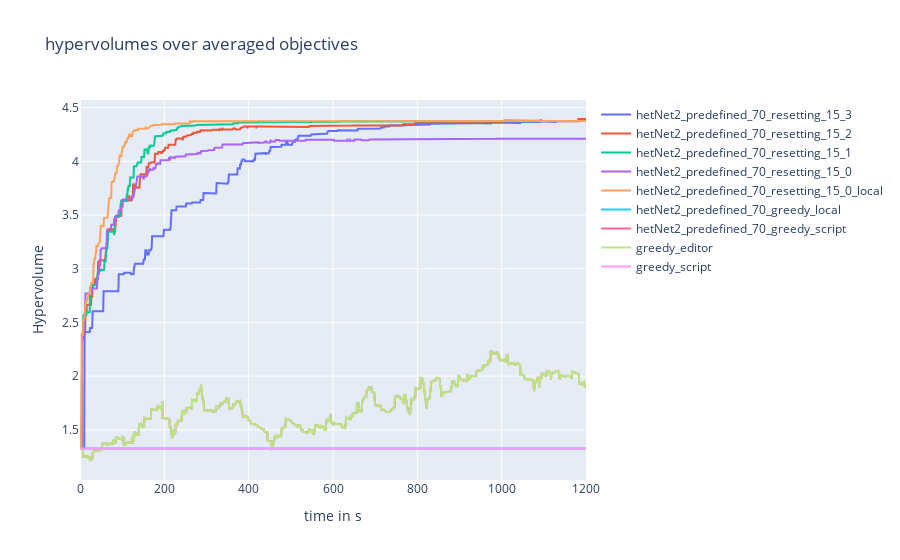
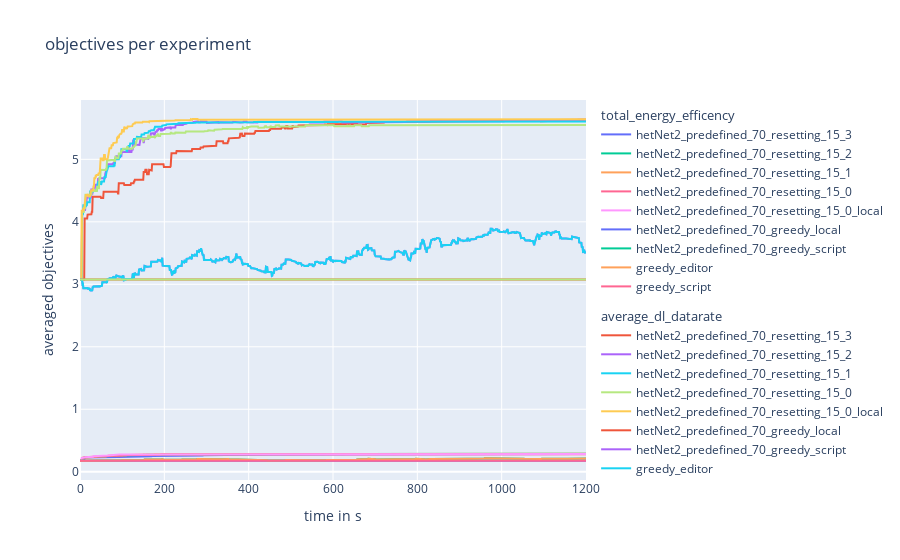
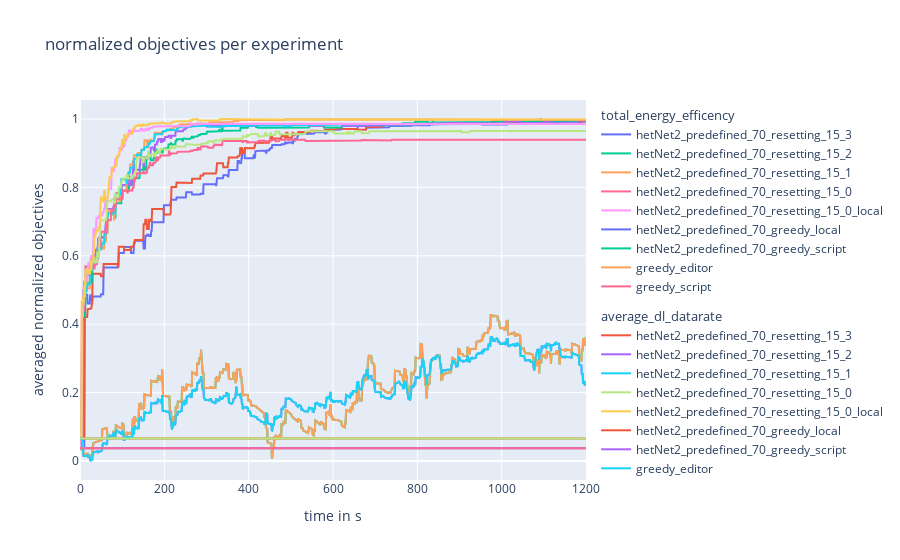

The code cell stored with these charts, in order, in its notebook:
### Code cell
##################
# plots for comparing experiments
##################

## hyper volume plot


fig1 = go.Figure()
fig1.update_layout(
    title="hypervolumes over averaged objectives",
    xaxis_title="time in s",
    yaxis_title="Hypervolume")


## add experiment hypervolumes 
for index, value in enumerate(hypervolume_list):
    fig1.add_trace(
        go.Scatter(
            x=time_and_frames_list[:, 1],
            y=value,
            mode='lines',
            name= f"{str(configuration_names[index])}",
        ))


## objective  plot
fig2 = go.Figure()

fig2.update_layout(
    title= "objectives per experiment",
    xaxis_title="time in s",
    yaxis_title="averaged objectives"
    )
for index, _ in enumerate(objective_1_list):
    fig2.add_trace(
        go.Scatter(
            x=time_and_frames_list[:, 1],
            y=objective_1_list[index],
            name=str(configuration_names[index]),
            mode='lines',
            legendgroup="total_energy_efficency",
            legendgrouptitle_text="total_energy_efficency"
        ))
    fig2.add_trace(
        go.Scatter(
            x=time_and_frames_list[:, 1],
            y=objective_2_list[index],
            name=str(configuration_names[index]),
            mode='lines',
            legendgroup="average_dl_datarate",
            legendgrouptitle_text="average_dl_datarate"
        ))


## normalized objective plot

fig3 = go.Figure()

fig3.update_layout(
    title= "normalized objectives per experiment",
    xaxis_title="time in s",
    yaxis_title="averaged normalized objectives"
    )

for index, _ in enumerate(objective_1_normalized_list):
    fig3.add_trace(
        go.Scatter(
            x=time_and_frames_list[:, 1],
            y=objective_1_normalized_list[index],
            name=str(configuration_names[index]),
            mode='lines',
            legendgroup="total_energy_efficency",
            legendgrouptitle_text="total_energy_efficency"
        ))
    fig3.add_trace(
        go.Scatter(
            x=time_and_frames_list[:, 1],
            y=objective_2_normalized_list[index],
            name=str(configuration_names[index]),
            mode='lines',
            legendgroup="average_dl_datarate",
            legendgrouptitle_text="average_dl_datarate"
        ))

fig1.show()
fig2.show()
fig3.show()

### Figure 1 — Plotly figure (JSON) as saved in the notebook; plotly's stock layout.template omitted (floating-point values rounded to 4 significant figures; data arrays with more than 128 entries replaced by an {"elided": "..."} marker saying what was removed)
{"data": [{"mode": "lines", "name": "hetNet2_predefined_70_resetting_15_3", "type": "scatter", "x": {"elided": "1201 int values"}, "y": {"elided": "1201 float values"}}, {"mode": "lines", "name": "hetNet2_predefined_70_resetting_15_2", "type": "scatter", "x": {"elided": "1201 int values"}, "y": {"elided": "1201 float values"}}, {"mode": "lines", "name": "hetNet2_predefined_70_resetting_15_1", "type": "scatter", "x": {"elided": "1201 int values"}, "y": {"elided": "1201 float values"}}, {"mode": "lines", "name": "hetNet2_predefined_70_resetting_15_0", "type": "scatter", "x": {"elided": "1201 int values"}, "y": {"elided": "1201 float values"}}, {"mode": "lines", "name": "hetNet2_predefined_70_resetting_15_0_local", "type": "scatter", "x": {"elided": "1201 int values"}, "y": {"elided": "1201 float values"}}, {"mode": "lines", "name": "hetNet2_predefined_70_greedy_local", "type": "scatter", "x": {"elided": "1201 int values"}, "y": {"elided": "1201 float values"}}, {"mode": "lines", "name": "hetNet2_predefined_70_greedy_script", "type": "scatter", "x": {"elided": "1201 int values"}, "y": {"elided": "1201 float values"}}, {"mode": "lines", "name": "greedy_editor", "type": "scatter", "x": {"elided": "1201 int values"}, "y": {"elided": "1201 float values"}}, {"mode": "lines", "name": "greedy_script", "type": "scatter", "x": {"elided": "1201 int values"}, "y": {"elided": "1201 float values"}}], "layout": {"title": {"text": "hypervolumes over averaged objectives"}, "xaxis": {"title": {"text": "time in s"}}, "yaxis": {"title": {"text": "Hypervolume"}}}}

### Figure 2 — Plotly figure (JSON) as saved in the notebook; plotly's stock layout.template omitted (floating-point values rounded to 4 significant figures; data arrays with more than 128 entries replaced by an {"elided": "..."} marker saying what was removed)
{"data": [{"legendgroup": "total_energy_efficency", "legendgrouptitle": {"text": "total_energy_efficency"}, "mode": "lines", "name": "hetNet2_predefined_70_resetting_15_3", "type": "scatter", "x": {"elided": "1201 int values"}, "y": {"elided": "1201 float values"}}, {"legendgroup": "average_dl_datarate", "legendgrouptitle": {"text": "average_dl_datarate"}, "mode": "lines", "name": "hetNet2_predefined_70_resetting_15_3", "type": "scatter", "x": {"elided": "1201 int values"}, "y": {"elided": "1201 float values"}}, {"legendgroup": "total_energy_efficency", "legendgrouptitle": {"text": "total_energy_efficency"}, "mode": "lines", "name": "hetNet2_predefined_70_resetting_15_2", "type": "scatter", "x": {"elided": "1201 int values"}, "y": {"elided": "1201 float values"}}, {"legendgroup": "average_dl_datarate", "legendgrouptitle": {"text": "average_dl_datarate"}, "mode": "lines", "name": "hetNet2_predefined_70_resetting_15_2", "type": "scatter", "x": {"elided": "1201 int values"}, "y": {"elided": "1201 float values"}}, {"legendgroup": "total_energy_efficency", "legendgrouptitle": {"text": "total_energy_efficency"}, "mode": "lines", "name": "hetNet2_predefined_70_resetting_15_1", "type": "scatter", "x": {"elided": "1201 int values"}, "y": {"elided": "1201 float values"}}, {"legendgroup": "average_dl_datarate", "legendgrouptitle": {"text": "average_dl_datarate"}, "mode": "lines", "name": "hetNet2_predefined_70_resetting_15_1", "type": "scatter", "x": {"elided": "1201 int values"}, "y": {"elided": "1201 float values"}}, {"legendgroup": "total_energy_efficency", "legendgrouptitle": {"text": "total_energy_efficency"}, "mode": "lines", "name": "hetNet2_predefined_70_resetting_15_0", "type": "scatter", "x": {"elided": "1201 int values"}, "y": {"elided": "1201 float values"}}, {"legendgroup": "average_dl_datarate", "legendgrouptitle": {"text": "average_dl_datarate"}, "mode": "lines", "name": "hetNet2_predefined_70_resetting_15_0", "type": "scatter", "x": {"elided": "1201 int values"}, "y": {"elided": "1201 float values"}}, {"legendgroup": "total_energy_efficency", "legendgrouptitle": {"text": "total_energy_efficency"}, "mode": "lines", "name": "hetNet2_predefined_70_resetting_15_0_local", "type": "scatter", "x": {"elided": "1201 int values"}, "y": {"elided": "1201 float values"}}, {"legendgroup": "average_dl_datarate", "legendgrouptitle": {"text": "average_dl_datarate"}, "mode": "lines", "name": "hetNet2_predefined_70_resetting_15_0_local", "type": "scatter", "x": {"elided": "1201 int values"}, "y": {"elided": "1201 float values"}}, {"legendgroup": "total_energy_efficency", "legendgrouptitle": {"text": "total_energy_efficency"}, "mode": "lines", "name": "hetNet2_predefined_70_greedy_local", "type": "scatter", "x": {"elided": "1201 int values"}, "y": {"elided": "1201 float values"}}, {"legendgroup": "average_dl_datarate", "legendgrouptitle": {"text": "average_dl_datarate"}, "mode": "lines", "name": "hetNet2_predefined_70_greedy_local", "type": "scatter", "x": {"elided": "1201 int values"}, "y": {"elided": "1201 float values"}}, {"legendgroup": "total_energy_efficency", "legendgrouptitle": {"text": "total_energy_efficency"}, "mode": "lines", "name": "hetNet2_predefined_70_greedy_script", "type": "scatter", "x": {"elided": "1201 int values"}, "y": {"elided": "1201 float values"}}, {"legendgroup": "average_dl_datarate", "legendgrouptitle": {"text": "average_dl_datarate"}, "mode": "lines", "name": "hetNet2_predefined_70_greedy_script", "type": "scatter", "x": {"elided": "1201 int values"}, "y": {"elided": "1201 float values"}}, {"legendgroup": "total_energy_efficency", "legendgrouptitle": {"text": "total_energy_efficency"}, "mode": "lines", "name": "greedy_editor", "type": "scatter", "x": {"elided": "1201 int values"}, "y": {"elided": "1201 float values"}}, {"legendgroup": "average_dl_datarate", "legendgrouptitle": {"text": "average_dl_datarate"}, "mode": "lines", "name": "greedy_editor", "type": "scatter", "x": {"elided": "1201 int values"}, "y": {"elided": "1201 float values"}}, {"legendgroup": "total_energy_efficency", "legendgrouptitle": {"text": "total_energy_efficency"}, "mode": "lines", "name": "greedy_script", "type": "scatter", "x": {"elided": "1201 int values"}, "y": {"elided": "1201 float values"}}, {"legendgroup": "average_dl_datarate", "legendgrouptitle": {"text": "average_dl_datarate"}, "mode": "lines", "name": "greedy_script", "type": "scatter", "x": {"elided": "1201 int values"}, "y": {"elided": "1201 float values"}}], "layout": {"title": {"text": "objectives per experiment"}, "xaxis": {"title": {"text": "time in s"}}, "yaxis": {"title": {"text": "averaged objectives"}}}}

### Figure 3 — Plotly figure (JSON) as saved in the notebook; plotly's stock layout.template omitted (floating-point values rounded to 4 significant figures; data arrays with more than 128 entries replaced by an {"elided": "..."} marker saying what was removed)
{"data": [{"legendgroup": "total_energy_efficency", "legendgrouptitle": {"text": "total_energy_efficency"}, "mode": "lines", "name": "hetNet2_predefined_70_resetting_15_3", "type": "scatter", "x": {"elided": "1201 int values"}, "y": {"elided": "1201 float values"}}, {"legendgroup": "average_dl_datarate", "legendgrouptitle": {"text": "average_dl_datarate"}, "mode": "lines", "name": "hetNet2_predefined_70_resetting_15_3", "type": "scatter", "x": {"elided": "1201 int values"}, "y": {"elided": "1201 float values"}}, {"legendgroup": "total_energy_efficency", "legendgrouptitle": {"text": "total_energy_efficency"}, "mode": "lines", "name": "hetNet2_predefined_70_resetting_15_2", "type": "scatter", "x": {"elided": "1201 int values"}, "y": {"elided": "1201 float values"}}, {"legendgroup": "average_dl_datarate", "legendgrouptitle": {"text": "average_dl_datarate"}, "mode": "lines", "name": "hetNet2_predefined_70_resetting_15_2", "type": "scatter", "x": {"elided": "1201 int values"}, "y": {"elided": "1201 float values"}}, {"legendgroup": "total_energy_efficency", "legendgrouptitle": {"text": "total_energy_efficency"}, "mode": "lines", "name": "hetNet2_predefined_70_resetting_15_1", "type": "scatter", "x": {"elided": "1201 int values"}, "y": {"elided": "1201 float values"}}, {"legendgroup": "average_dl_datarate", "legendgrouptitle": {"text": "average_dl_datarate"}, "mode": "lines", "name": "hetNet2_predefined_70_resetting_15_1", "type": "scatter", "x": {"elided": "1201 int values"}, "y": {"elided": "1201 float values"}}, {"legendgroup": "total_energy_efficency", "legendgrouptitle": {"text": "total_energy_efficency"}, "mode": "lines", "name": "hetNet2_predefined_70_resetting_15_0", "type": "scatter", "x": {"elided": "1201 int values"}, "y": {"elided": "1201 float values"}}, {"legendgroup": "average_dl_datarate", "legendgrouptitle": {"text": "average_dl_datarate"}, "mode": "lines", "name": "hetNet2_predefined_70_resetting_15_0", "type": "scatter", "x": {"elided": "1201 int values"}, "y": {"elided": "1201 float values"}}, {"legendgroup": "total_energy_efficency", "legendgrouptitle": {"text": "total_energy_efficency"}, "mode": "lines", "name": "hetNet2_predefined_70_resetting_15_0_local", "type": "scatter", "x": {"elided": "1201 int values"}, "y": {"elided": "1201 float values"}}, {"legendgroup": "average_dl_datarate", "legendgrouptitle": {"text": "average_dl_datarate"}, "mode": "lines", "name": "hetNet2_predefined_70_resetting_15_0_local", "type": "scatter", "x": {"elided": "1201 int values"}, "y": {"elided": "1201 float values"}}, {"legendgroup": "total_energy_efficency", "legendgrouptitle": {"text": "total_energy_efficency"}, "mode": "lines", "name": "hetNet2_predefined_70_greedy_local", "type": "scatter", "x": {"elided": "1201 int values"}, "y": {"elided": "1201 float values"}}, {"legendgroup": "average_dl_datarate", "legendgrouptitle": {"text": "average_dl_datarate"}, "mode": "lines", "name": "hetNet2_predefined_70_greedy_local", "type": "scatter", "x": {"elided": "1201 int values"}, "y": {"elided": "1201 float values"}}, {"legendgroup": "total_energy_efficency", "legendgrouptitle": {"text": "total_energy_efficency"}, "mode": "lines", "name": "hetNet2_predefined_70_greedy_script", "type": "scatter", "x": {"elided": "1201 int values"}, "y": {"elided": "1201 float values"}}, {"legendgroup": "average_dl_datarate", "legendgrouptitle": {"text": "average_dl_datarate"}, "mode": "lines", "name": "hetNet2_predefined_70_greedy_script", "type": "scatter", "x": {"elided": "1201 int values"}, "y": {"elided": "1201 float values"}}, {"legendgroup": "total_energy_efficency", "legendgrouptitle": {"text": "total_energy_efficency"}, "mode": "lines", "name": "greedy_editor", "type": "scatter", "x": {"elided": "1201 int values"}, "y": {"elided": "1201 float values"}}, {"legendgroup": "average_dl_datarate", "legendgrouptitle": {"text": "average_dl_datarate"}, "mode": "lines", "name": "greedy_editor", "type": "scatter", "x": {"elided": "1201 int values"}, "y": {"elided": "1201 float values"}}, {"legendgroup": "total_energy_efficency", "legendgrouptitle": {"text": "total_energy_efficency"}, "mode": "lines", "name": "greedy_script", "type": "scatter", "x": {"elided": "1201 int values"}, "y": {"elided": "1201 float values"}}, {"legendgroup": "average_dl_datarate", "legendgrouptitle": {"text": "average_dl_datarate"}, "mode": "lines", "name": "greedy_script", "type": "scatter", "x": {"elided": "1201 int values"}, "y": {"elided": "1201 float values"}}], "layout": {"title": {"text": "normalized objectives per experiment"}, "xaxis": {"title": {"text": "time in s"}}, "yaxis": {"title": {"text": "averaged normalized objectives"}}}}
